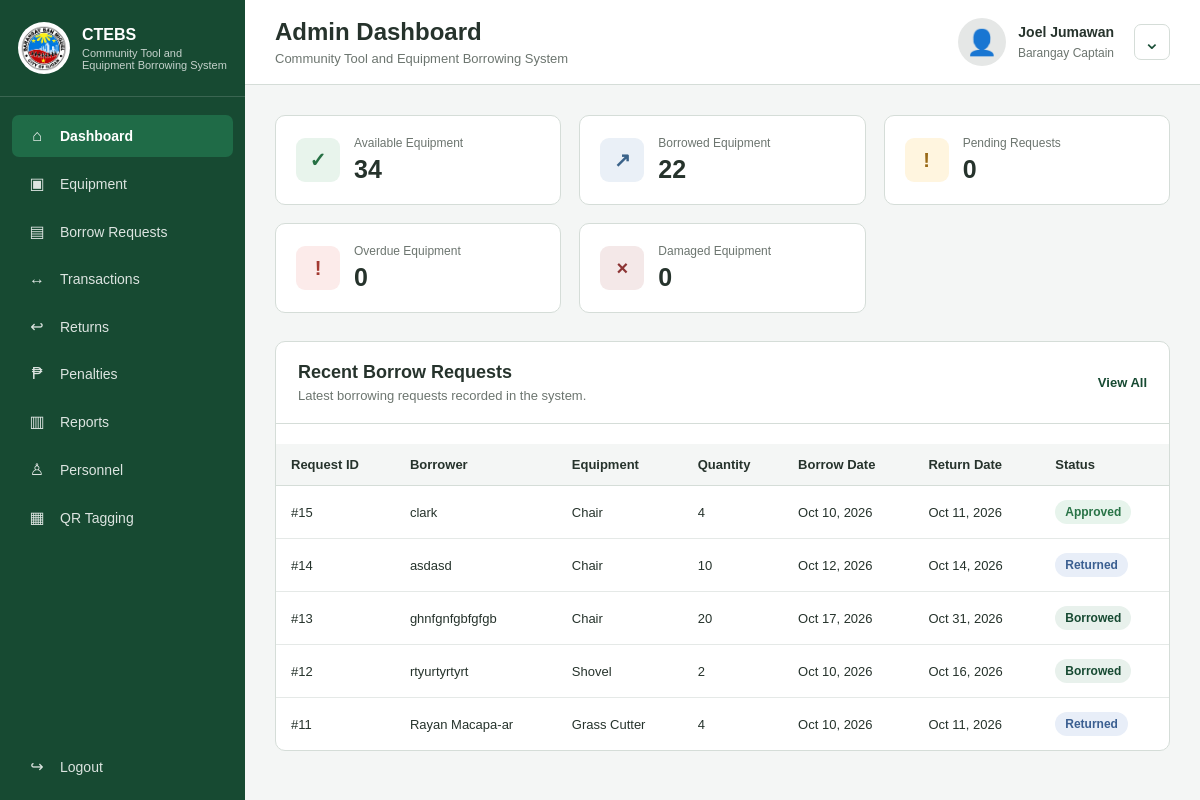
Screenshot of /admin/dashboard.php (signed in) with the database file from the repository.
### tables this page shows
CREATE TABLE `borrower_request` (
  `request_id` int(11) NOT NULL,
  `borrower_name` varchar(100) DEFAULT NULL,
  `borrower_address` varchar(255) DEFAULT NULL,
  `borrower_contact` varchar(15) DEFAULT NULL,
  `request_date` date DEFAULT NULL,
  `borrow_date` date DEFAULT NULL,
  `return_date` date DEFAULT NULL,
  `status` varchar(40) DEFAULT NULL,
  `user_id` int(11) DEFAULT NULL,
  `equipment_id` int(11) DEFAULT NULL,
  `borrow_quantity` int(11) NOT NULL DEFAULT 1
);

CREATE TABLE `equipment` (
  `equipment_id` int(11) NOT NULL,
  `equipment_name` varchar(40) DEFAULT NULL,
  `category` varchar(40) DEFAULT NULL,
  `quantity` int(11) DEFAULT NULL,
  `availability` varchar(40) DEFAULT NULL,
  `status` varchar(40) NOT NULL,
  `condition` varchar(40) DEFAULT NULL,
  `qr_code` varchar(100) DEFAULT NULL
);

### admin/dashboard.php (the view, shortened to what this page needs)
<?php
require_once "../includes/db.php";
$sql = "SELECT COALESCE(
            SUM(
                GREATEST(
                    e.quantity - COALESCE(
                        (
                            SELECT SUM(br.borrow_quantity)
                            FROM borrower_request br
                            WHERE br.equipment_id = e.equipment_id
                              AND br.status = 'Borrowed'
                        ),
                        0
                    ),
                    0
                )
            ),
            0
        ) AS total
        FROM equipment e
        WHERE e.status = 'Active'";
$query = mysqli_query($connect, $sql);
$available = mysqli_fetch_assoc($query)['total'];
$sql = "SELECT COALESCE(
            SUM(borrow_quantity),
            0
        ) AS total
        FROM borrower_request
        WHERE status = 'Borrowed'";
$query = mysqli_query($connect, $sql);
$borrowed = mysqli_fetch_assoc($query)['total'];
$sql = "SELECT COUNT(*) AS total
        FROM borrower_request
        WHERE status = 'Pending'";
$query = mysqli_query($connect, $sql);
$pending = mysqli_fetch_assoc($query)['total'];
$sql = "SELECT COUNT(*) AS total
        FROM equipment
        WHERE `condition` = 'Damaged'";
$query = mysqli_query($connect, $sql);
$damaged = mysqli_fetch_assoc($query)['total'];
$sql = "SELECT COALESCE(
            SUM(borrow_quantity),
            0
        ) AS total
        FROM borrower_request
        WHERE return_date < CURDATE()
          AND status = 'Borrowed'";
$query = mysqli_query($connect, $sql);
$overdue = mysqli_fetch_assoc($query)['total'];
$sql = "SELECT
            br.request_id,
            br.borrower_name,
            br.request_date,
            br.borrow_date,
            br.return_date,
            br.status,
            br.borrow_quantity,
            e.equipment_name
        FROM borrower_request br
        LEFT JOIN equipment e
            ON br.equipment_id = e.equipment_id
        ORDER BY br.request_id DESC
        LIMIT 5";
$requests = mysqli_query($connect, $sql);
?>
<!DOCTYPE html>
<html lang="en">
<head>
    <link rel="stylesheet"
          href="../css/style.css">
</head>
<body>
<div class="admin-layout">
    <aside class="sidebar">
        <div class="sidebar-brand">
            <img
                src="../img/barangay-logo.png"
                alt="Barangay San Miguel Logo"
            >
            <div>
            <div>
                <strong>CTEBS</strong>
                <span>Community Tool and Equipment Borrowing System</span>
            </div>
            </div>
        </div>
        <nav class="sidebar-menu">
            <a href="dashboard.php"
               class="active">
                <span class="menu-icon">⌂</span>
                Dashboard
            </a>
            <a href="equipment.php">
                <span class="menu-icon">▣</span>
                Equipment
            </a>
            <a href="borrow_requests.php">
                <span class="menu-icon">▤</span>
                Borrow Requests
            </a>
            <a href="transactions.php">
                <span class="menu-icon">↔</span>
                Transactions
            </a>
            <a href="returns.php">
                <span class="menu-icon">↩</span>
                Returns
            </a>
            <a href="penalties.php">
                <span class="menu-icon">₱</span>
                Penalties
            </a>
            <a href="reports.php">
                <span class="menu-icon">▥</span>
                Reports
            </a>
            <a href="personnel.php">
                <span class="menu-icon">♙</span>
                Personnel
            </a>
            <a href="qr_tagging.php">
                <span class="menu-icon">▦</span>
                QR Tagging
            </a>
        </nav>
        <div class="sidebar-bottom">
            <a href="../logout.php">
                <span class="menu-icon">↪</span>
                Logout
            </a>
        </div>
    </aside>
    <main class="main-content">
        <header class="topbar">
            <div>
                <h1>Admin Dashboard</h1>
                <p>
                    Community Tool and Equipment Borrowing System
                </p>
            </div>
            <div class="admin-profile">
            <div class="profile-avatar">
                <span>👤</span>
            </div>
            <div class="profile-info">
                <strong>
                    <?php echo htmlspecialchars($_SESSION['name']); ?>
                </strong>
                <span>
                    Barangay Captain
                </span>
            </div>
            <div class="profile-dropdown">
                    <button type="button"
                            class="profile-dropdown-toggle"
                            aria-label="Open account menu"
                            aria-expanded="false"
                            onclick="toggleProfileMenu(this)">
                    <span>⌄</span>
                    </button>
            </div>
            </div>
        </header>
        <section class="dashboard-content">
            <div class="dashboard-cards">
                <div class="dashboard-card">
                    <div class="card-icon available">
                        ✓
                    </div>
                    <div class="card-details">
                        <span>
                            Available Equipment
                        </span>
                        <strong>
                            <?php echo $available; ?>
                        </strong>
                    </div>
                </div>
                <div class="dashboard-card">
                    <div class="card-icon borrowed">
                        ↗
                    </div>
                    <div class="card-details">
                        <span>
                            Borrowed Equipment
                        </span>
                        <strong>
                            <?php echo $borrowed; ?>
                        </strong>
                    </div>
                </div>
                <div class="dashboard-card">
                    <div class="card-icon pending">
                        !
                    </div>
                    <div class="card-details">
                        <span>
                            Pending Requests
                        </span>
                        <strong>
                            <?php echo $pending; ?>
                        </strong>
                    </div>
                </div>
                <div class="dashboard-card">
                    <div class="card-icon overdue">
                        !
                    </div>
                    <div class="card-details">
                        <span>
                            Overdue Equipment
                        </span>
                        <strong>
                            <?php echo $overdue; ?>
                        </strong>
                    </div>
                </div>
                <div class="dashboard-card">
                    <div class="card-icon damaged">
                        ×
                    </div>
                    <div class="card-details">
                        <span>
                            Damaged Equipment
                        </span>
                        <strong>
                            <?php echo $damaged; ?>
                        </strong>
                    </div>
                </div>
            </div>
            <div class="dashboard-section">
                <div class="section-header">
                    <div>
                        <h2>
                            Recent Borrow Requests
                        </h2>
                        <p>
                            Latest borrowing requests recorded in the system.
                        </p>
                    </div>
                    <a href="borrow_requests.php"
                       class="view-all">
                        View All
                    </a>
                </div>
                <div class="table-container">
                    <table>
                        <thead>
                            <tr>
                                <th>Request ID</th>
                                <th>Borrower</th>
                                <th>Equipment</th>
                                <th>Quantity</th>
                                <th>Borrow Date</th>
                                <th>Return Date</th>
                                <th>Status</th>
                            </tr>
                        </thead>
                        <tbody>
                        <?php if (mysqli_num_rows($requests) > 0): ?>
                            <?php while ($row = mysqli_fetch_assoc($requests)): ?>
                                <tr>
                                    <td>
                                        #<?php echo $row['request_id']; ?>
                                    </td>
                                    <td>
                                        <?php
                                        echo htmlspecialchars(
                                            $row['borrower_name'] ?? 'Unknown'
                                        );
                                        ?>
                                    </td>
                                    <td>
                                        <?php
                                        echo htmlspecialchars(
                                            $row['equipment_name'] ?? 'Unknown'
                                        );
                                        ?>
                                    </td>
                                    <td>
                                        <?php echo (int) $row['borrow_quantity']; ?>
                                    </td>
                                    <td>
                                        <?php
                                        echo date(
                                            "M d, Y",
                                            strtotime($row['borrow_date'])
                                        );
                                        ?>
                                    </td>
                                    <td>
                                        <?php
                                        echo date(
                                            "M d, Y",
                                            strtotime($row['return_date'])
                                        );
                                        ?>
                                    </td>
                                    <td>
                                        <?php
                                        $isOverdue = (
                                            $row['status'] === 'Borrowed' &&
                                            !empty($row['return_date']) &&
                                            $row['return_date'] < date('Y-m-d')
                                        );
                                        $displayStatus = $isOverdue
                                            ? 'Overdue'
                                            : $row['status'];
                                        ?>
                                        <span class="status-badge <?php echo strtolower($displayStatus); ?>">
                                            <?php echo htmlspecialchars($displayStatus); ?>
                                        </span>
                                    </td>
                                </tr>
                            <?php endwhile; ?>
                        <?php endif; ?>
                        </tbody>
                    </table>
                </div>
            </div>
        </section>
    </main>
</div>
</body>
</html>

### rows the page displays
borrower_request: request_id "15", borrower_name "clark", equipment.equipment_name "Chair", borrow_quantity "4", borrow_date "Oct 10, 2026", return_date "Oct 11, 2026", status "Approved"
borrower_request: request_id "14", borrower_name "asdasd", equipment.equipment_name "Chair", borrow_quantity "10", borrow_date "Oct 12, 2026", return_date "Oct 14, 2026", status "Returned"
borrower_request: request_id "13", borrower_name "ghnfgnfgbfgfgb", equipment.equipment_name "Chair", borrow_quantity "20", borrow_date "Oct 17, 2026", return_date "Oct 31, 2026", status "Borrowed"
borrower_request: request_id "12", borrower_name "rtyurtyrtyrt", equipment.equipment_name "Shovel", borrow_quantity "2", borrow_date "Oct 10, 2026", return_date "Oct 16, 2026", status "Borrowed"
borrower_request: request_id "11", borrower_name "Rayan Macapa-ar", equipment.equipment_name "Grass Cutter", borrow_quantity "4", borrow_date "Oct 10, 2026", return_date "Oct 11, 2026", status "Returned"

### other values shown
$_SESSION['name'] "Joel Jumawan"
$available "34"
$borrowed "22"
$pending "0"
$overdue "0"
$damaged "0"
